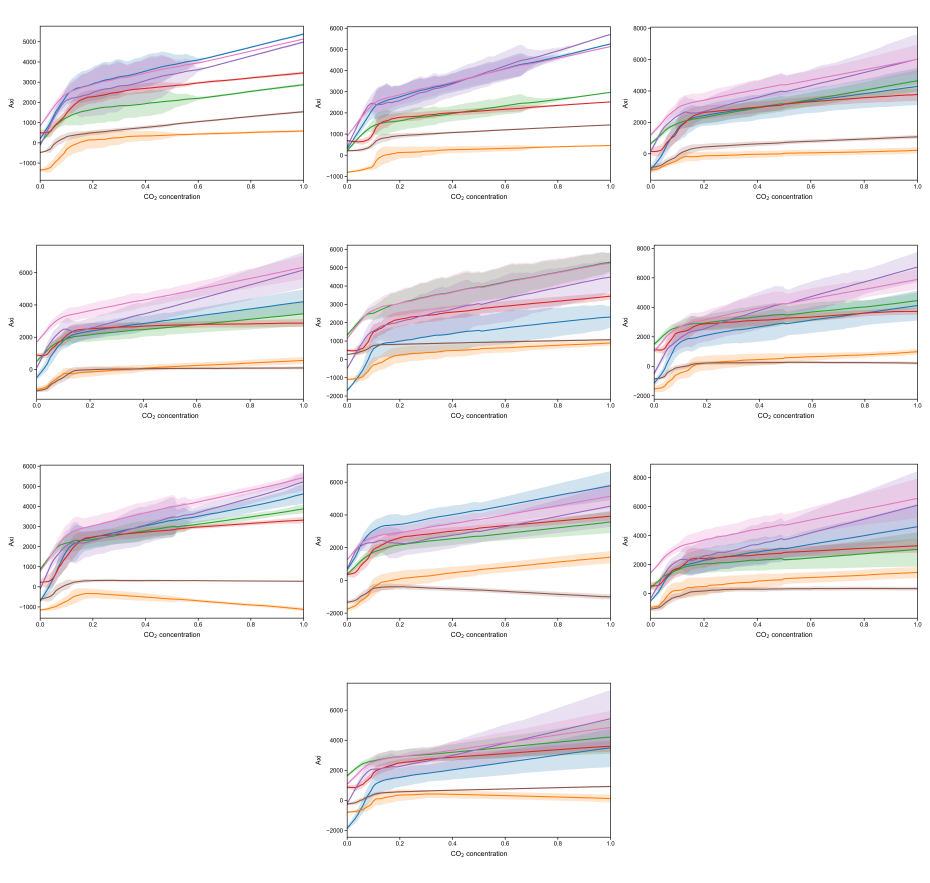
#> input picture 5-10-fold-validation for model/10_Trials_comparison_layouts_clean/10_trials_interaction_features_vs_co2_stats_no_CO2xCO2_layout_clean.png, 4650 x 4415 px (shown at 1/5 size)
$ python -i layout_10_trials_step2_images_clean.py   (imports and definitions only)
#> lines starting #> are read from the running program, lines starting #| are printed output that depends on the picture; after the words box and inside, x2 and y2 are one past the last pixel; in counts of white or black regions, pixels touching at a corner belong together
#> in prepare_panel_image, source is the input picture: PIL image 4650x4415 RGB; mean R, G, B 244, 241.4, 242.7
# -*- coding: utf-8 -*-
"""
将 Trial-1 至 Trial-10 中 Step2 文件夹内的三类图片分别排版成三张总图（简洁版）。

与上一版相比，本脚本默认：
1. 去掉每张子图外侧边框；
2. 去掉每张子图上方的 Trial 标题；
3. 去掉 (a)(b)(c) 等编号；
4. 保持 3 列排版，前 3 行各 3 张，第 4 行 1 张（默认居中）。

目录结构示例：

Fold validation
├─ Trial-1
│  └─ Step2-calculate the Ci and Axi plot for each input x0
│     ├─ interaction_features_vs_co2_stats_no_CO2xCO2.png
│     ├─ second_order_Ci_0.05.png
│     └─ second_order_Ci_1.00.png
├─ Trial-2
├─ ...
├─ Trial-10
└─ layout_10_trials_step2_images_clean.py   ← 将本脚本放在这里

输出目录：
    10_Trials_comparison_layouts_clean

输出图片：
    10_trials_interaction_features_vs_co2_stats_no_CO2xCO2_layout_clean.png
    10_trials_second_order_Ci_0.05_layout_clean.png
    10_trials_second_order_Ci_1.00_layout_clean.png

依赖：
    Pillow
"""

from __future__ import annotations

import csv
import re
import traceback
from pathlib import Path

try:
    from PIL import Image, ImageOps
except ImportError as exc:
    raise SystemExit(
        "缺少 Pillow 软件包。\n"
        "请在当前 PyCharm Python 环境中安装：pip install pillow"
    ) from exc


# ======================================================================
# 可修改设置
# ======================================================================

ROOT_DIR = Path(__file__).resolve().parent
OUTPUT_DIR = ROOT_DIR / "10_Trials_comparison_layouts_clean"

TRIAL_NUMBERS = list(range(1, 11))

TARGET_IMAGES = [
    {
        "source_stem": "interaction_features_vs_co2_stats_no_CO2xCO2",
        "output_name": (
            "10_trials_"
            "interaction_features_vs_co2_stats_no_CO2xCO2_layout_clean.png"
        ),
    },
    {
        "source_stem": "second_order_Ci_0.05",
        "output_name": "10_trials_second_order_Ci_0.05_layout_clean.png",
    },
    {
        "source_stem": "second_order_Ci_1.00",
        "output_name": "10_trials_second_order_Ci_1.00_layout_clean.png",
    },
]

# 3列 × 4行，前三行各3张，最后一行1张
N_COLUMNS = 3
N_ROWS = 4

# 每个子图区域大小
PANEL_WIDTH = 1500
PANEL_HEIGHT = 1050

# 页面和子图间距
OUTER_MARGIN = 40
HORIZONTAL_GAP = 35
VERTICAL_GAP = 45

# 简洁版设置：无标题、无编号、无边框
SHOW_TRIAL_LABELS = False
SHOW_PANEL_LETTERS = False
DRAW_PANEL_BORDER = False

# Trial-10 最后一行居中
CENTER_SINGLE_LAST_PANEL = True

# 自动裁去外围大面积白边
AUTO_CROP_WHITE_MARGIN = True
WHITE_THRESHOLD = 248
CROP_PADDING = 12

BACKGROUND_COLOR = (255, 255, 255)
OUTPUT_DPI = 300

# 优先读取栅格图像
RASTER_EXTENSIONS = [
    ".png",
    ".tif",
    ".tiff",
    ".jpg",
    ".jpeg",
    ".bmp",
]


# ======================================================================
# 路径发现
# ======================================================================

# [143 lines left out: functions discover_trial_folders, is_step2_folder_name, count_target_images_in_folder, find_step2_folder, find_image_by_stem, not called in this run]


# ======================================================================
# 图片处理
# ======================================================================

def flatten_to_white(image: Image.Image) -> Image.Image:
    if image.mode in ("RGBA", "LA") or (
        image.mode == "P" and "transparency" in image.info
    ):
        rgba = image.convert("RGBA")
        white = Image.new("RGBA", rgba.size, (255, 255, 255, 255))
        white.alpha_composite(rgba)
        return white.convert("RGB")

    return image.convert("RGB")


def crop_white_margin(image: Image.Image) -> Image.Image:
    if not AUTO_CROP_WHITE_MARGIN:
        return image

    gray = ImageOps.grayscale(image)
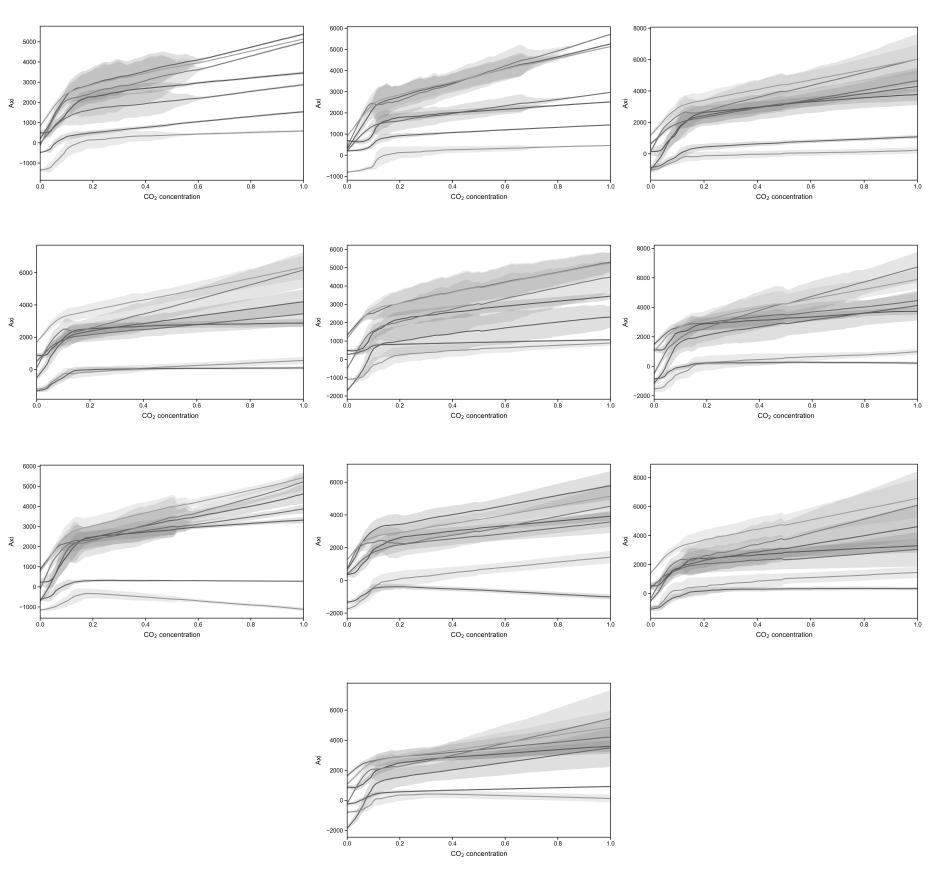
#> gray: PIL image 4650x4415 L (shown at 1/5 size); min 0, max 255, mean 242.4
    mask = gray.point(lambda pixel: 255 if pixel < WHITE_THRESHOLD else 0)
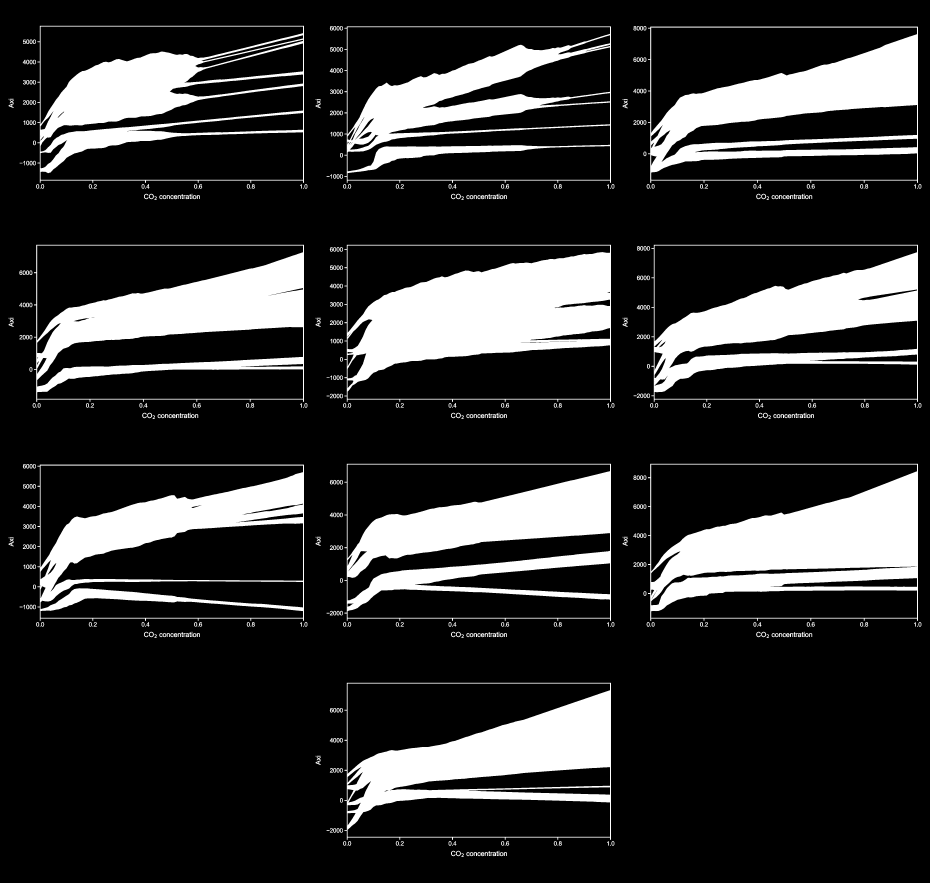
#> mask: PIL image 4650x4415 L (shown at 1/5 size); 19.9% white; 796 white regions (259 under 20 px), largest, box (x1, y1, x2, y2) and area: (1722, 1224, 3055, 2009) 528809, (3240, 2319, 4590, 3104) 508587, (1722, 2319, 3055, 3104) 420099
    bbox = mask.getbbox()
#> bbox = (43, 129, 4607, 4285)

    if bbox is None:
        return image

    left, top, right, bottom = bbox
#> left = 43; top = 129; right = 4607; bottom = 4285
    left = max(0, left - CROP_PADDING)
#> left = 31
    top = max(0, top - CROP_PADDING)
#> top = 117
    right = min(image.width, right + CROP_PADDING)
#> right = 4619
    bottom = min(image.height, bottom + CROP_PADDING)
#> bottom = 4297

    return image.crop((left, top, right, bottom))
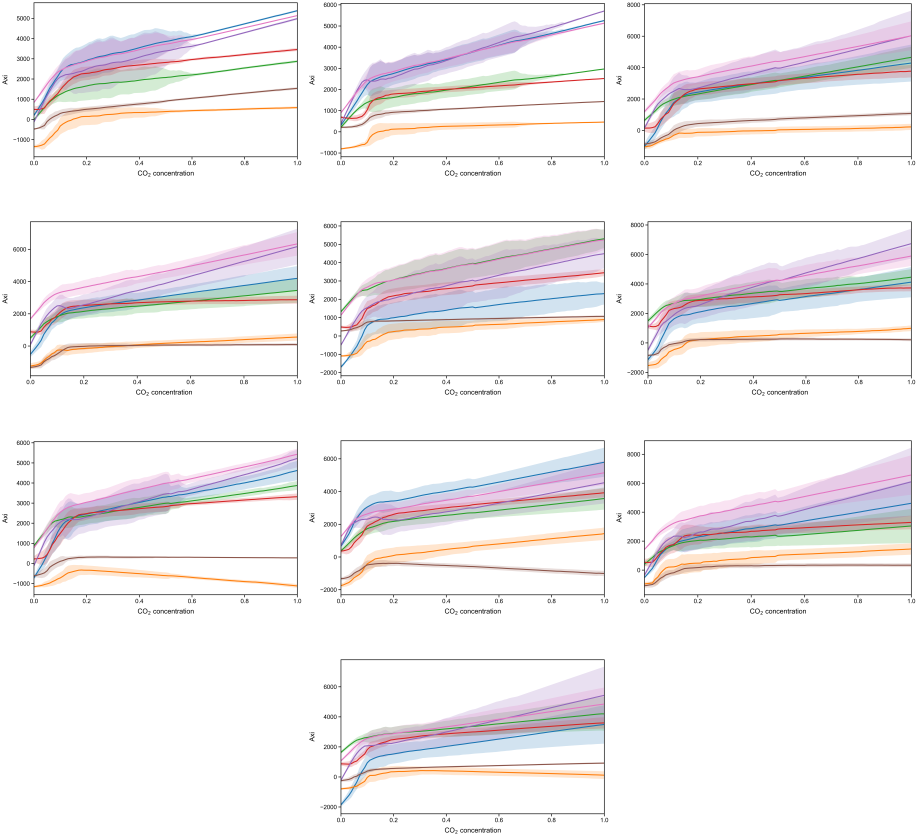
#> returned value: PIL image 4588x4180 RGB (shown at 1/5 size); mean R, G, B 243.3, 240.5, 241.8


def prepare_panel_image(image_path: Path) -> Image.Image:
    with Image.open(image_path) as source:
        source.load()
        image = flatten_to_white(source)

    image = crop_white_margin(image)

    scale = min(
        PANEL_WIDTH / image.width,
        PANEL_HEIGHT / image.height,
        1.0,
    )
#> scale = 0.251

    target_width = max(1, round(image.width * scale))
#> target_width = 1152
    target_height = max(1, round(image.height * scale))
#> target_height = 1050

    if (target_width, target_height) != image.size:
        image = image.resize((target_width, target_height), Image.Resampling.LANCZOS)
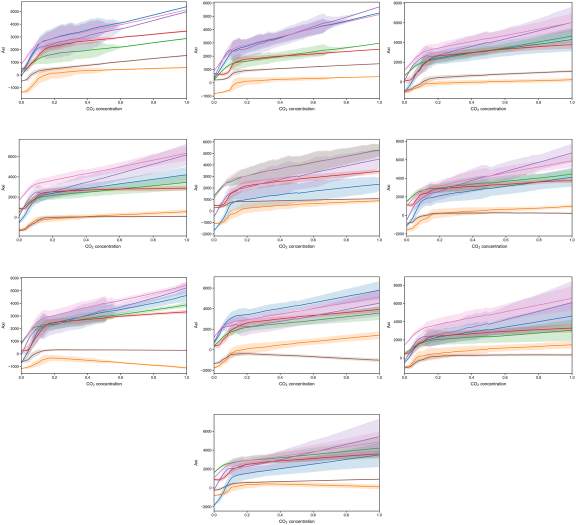
#> image: PIL image 1152x1050 RGB (shown at 1/2 size); mean R, G, B 242.9, 240.1, 241.5

    return image


# [121 lines left out: functions panel_position, create_contact_sheet, main, not called in this run]


# [11 lines not run here, left out]

>>> result = prepare_panel_image('10_Trials_comparison_layouts_clean/10_trials_interaction_features_vs_co2_stats_no_CO2xCO2_layout_clean.png')
